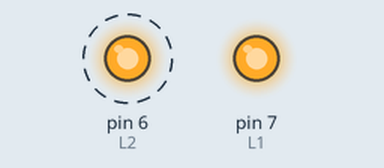
Simulated run of this sketch. Board: Arduino Uno, built with avr-gcc and run on an emulated ATmega328P. Shown: output pins drawn as LEDs (lit = HIGH). Dashed ring = blinking. Pins used as bus, display or sensor lines are not drawn.

Above: at 0.2 s.
At 2.7 s:
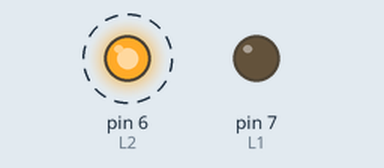
Timing chart, 0 to 4.6 s (numbered marks = the images above):
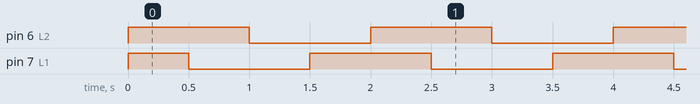

The sketch:

h-bridge.ino
```cpp
#define L1 7
#define L2 6
#define R1 5
#define R2 4

void setup() {
  pinMode(L1, OUTPUT);
  pinMode(L2, OUTPUT);
  pinMode(R1, OUTPUT);
  pinMode(R2, OUTPUT);
}

void loop() {
  forward();
  delay(500);
  left();
  delay(500);
  backward();
  delay(500);
  right();
  delay(500);
}

void forward(){
  digitalWrite(L1,HIGH);
  digitalWrite(R1,LOW);

  digitalWrite(L2,HIGH);
  digitalWrite(R2,LOW);
}

void backward(){
  digitalWrite(L1,LOW);
  digitalWrite(R1,HIGH);

  digitalWrite(L2,LOW);
  digitalWrite(R2,HIGH);
}

void stop(){
  digitalWrite(L1,LOW);
  digitalWrite(L2,LOW);
  digitalWrite(R1,LOW);
  digitalWrite(R2,LOW);
}

void left(){
  digitalWrite(L1,LOW);
  digitalWrite(R1,HIGH);

  digitalWrite(L2,HIGH);
  digitalWrite(R2,LOW);
}

void right(){
  digitalWrite(L1,HIGH);
  digitalWrite(R1,LOW);

  digitalWrite(L2,LOW);
  digitalWrite(R2,HIGH);
}
```

Measured:
- by itself, pin 6 (L2): alternates HIGH for 1.0 s and LOW for 1.0 s
- by itself, pin 7 (L1): repeats every 2.0 s: LOW 1.0 s, HIGH 1.0 s
- by itself, everything shown: repeats every 2.0 s, in 4 steps
